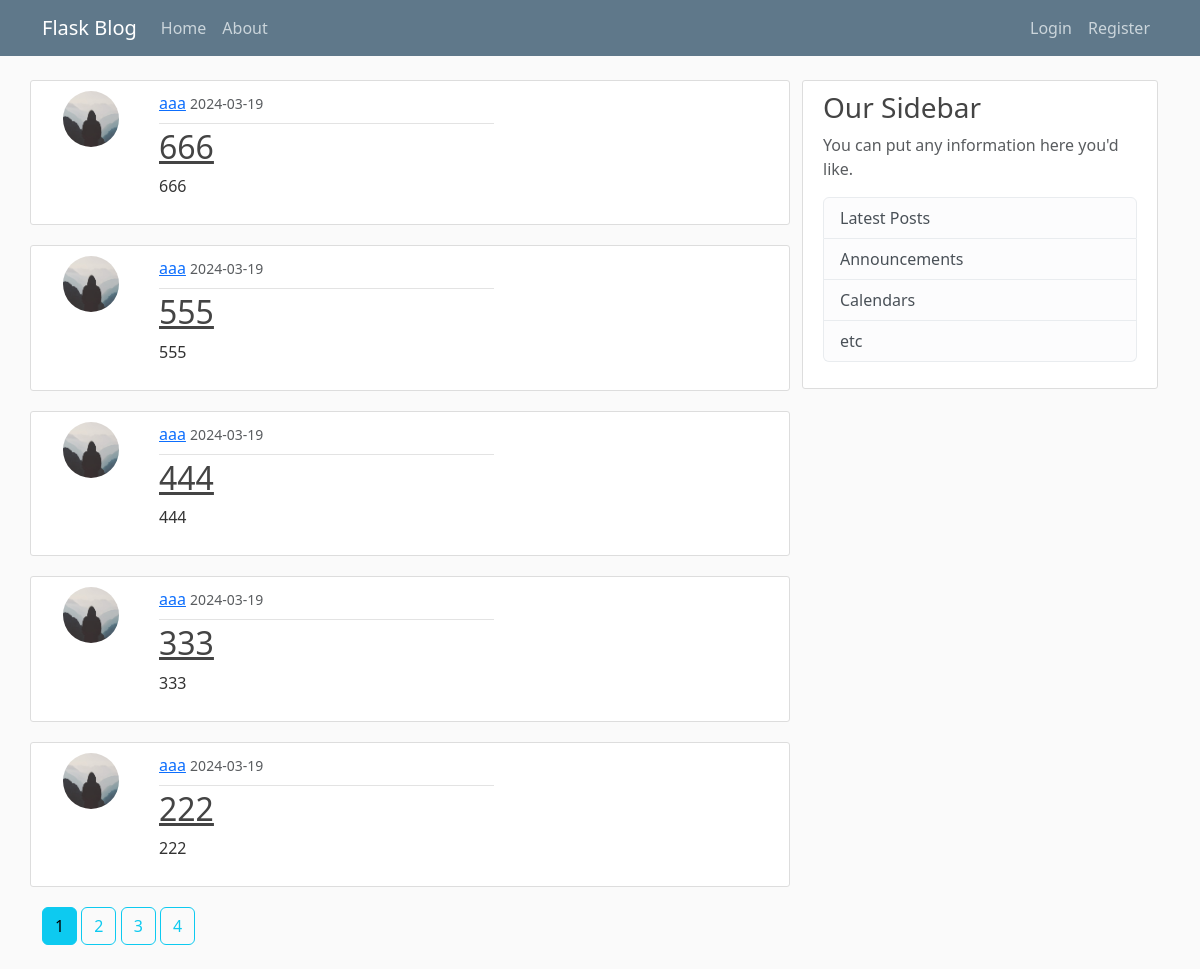
Page /home on the earlier database version.
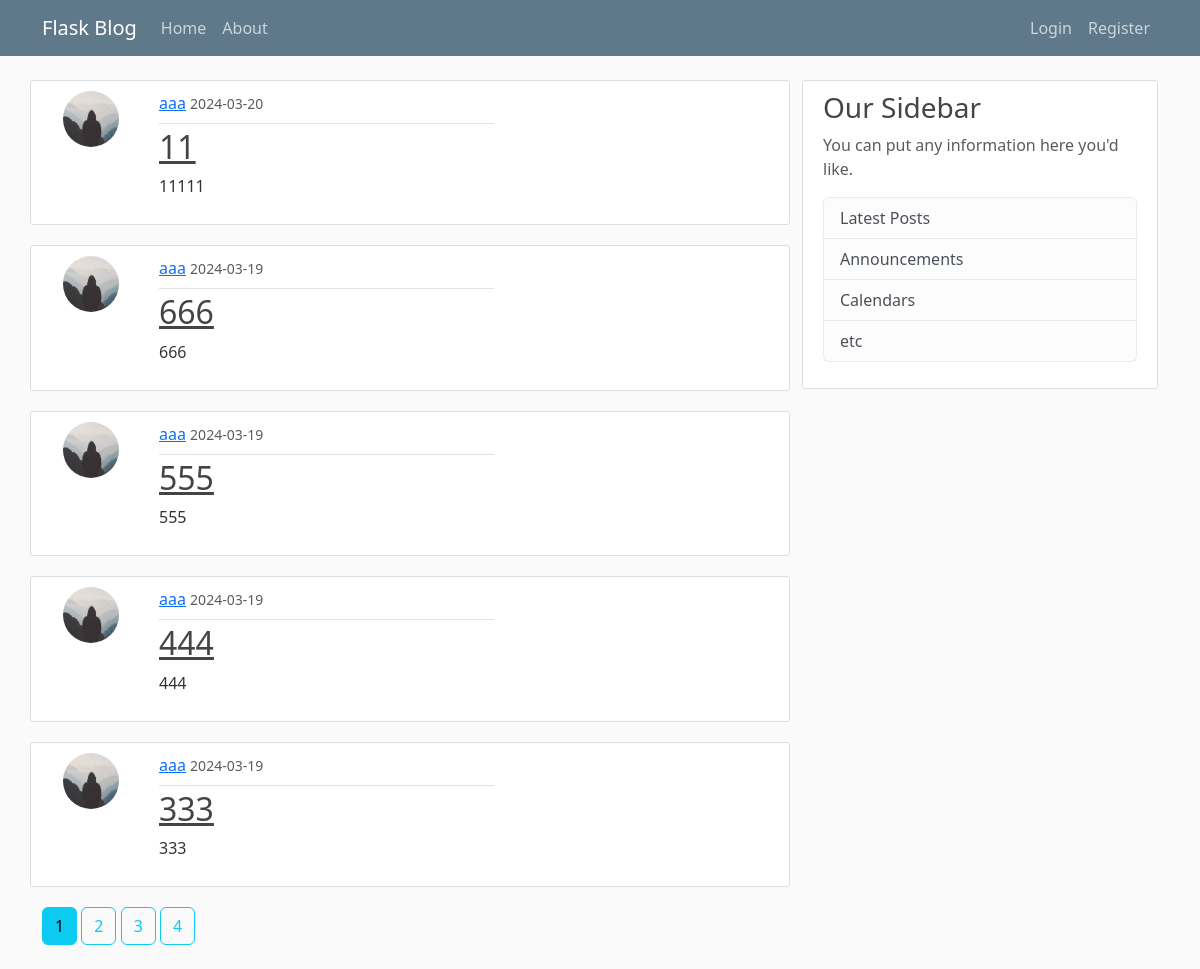
Same page on the later database version.
### flaskblog/models.py (models this page shows, shortened)
class Post(db.Model):
    id = db.Column(db.Integer, primary_key=True)
    title = db.Column(db.String(100), nullable=False)
    date_posted = db.Column(db.DateTime, nullable=False, default=datetime.now)
    content = db.Column(db.Text, nullable=False)
    user_id = db.Column(db.Integer, db.ForeignKey('user.id'), nullable=False)

class User(db.Model, UserMixin):
    id = db.Column(db.Integer, primary_key=True)
    username = db.Column(db.String(20), unique=True, nullable=False)
    email = db.Column(db.String(120), unique=True, nullable=False)
    image_file = db.Column(db.String(20), nullable=False, default="default.jpg")
    password = db.Column(db.String(60), nullable=False)
    posts = db.relationship("Post", backref="author", lazy=True)

### flaskblog/main/routes.py (the view)
@main.route("/")
@main.route("/home")
def home():
    page = request.args.get("page", 1, type=int)
    posts = Post.query.order_by(Post.date_posted.desc()).paginate(page=page, per_page=5)
    return render_template("home.html", posts=posts)

### flaskblog/templates/home.html
{% extends "layout.html" %}
{% block content %}
  {% for post in posts.items %}
    <article class="media content-section row">
      <img class="rounded-circle article-img h-100 col-sm-6" src="{{ url_for('static', filename='profile_pics/' + post.author.image_file) }}"/>
      <div class="media-body col-sm-6">
        <div class="article-metadata pb-2">
          <a class="mr-2" href="{{ url_for('users.user_posts', username=post.author.username) }}">{{ post.author.username }}</a>
          <small class="text-muted">{{ post.date_posted.strftime("%Y-%m-%d") }}</small>
        </div>
        <h2><a class="article-title" href="{{ url_for('posts.post', post_id=post.id) }}">{{ post.title }}</a></h2>
        <p class="article-content">{{ post.content }}</p>
      </div>
    </article>
  {% endfor %}
  {% for page_num in posts.iter_pages(left_edge=1, right_edge=1, left_current=1, right_current=2) %}
    {% if page_num %}
      {% if posts.page == page_num %}
        <a class="btn btn-info mb-4" href="{{ url_for('main.home', page=page_num) }}">{{ page_num }}</a>
      {% else %}
        <a class="btn btn-outline-info mb-4" href="{{ url_for('main.home', page=page_num) }}">{{ page_num }}</a>
      {% endif %}
    {% else %}
      ...
    {% endif %}
  {% endfor %}
{% endblock content %}

Differences in the rows shown:
no longer on this page (row unchanged): Post: image_file (picture), author.username "aaa", date_posted "2024-03-19", title "222", content "222"
added Post: image_file (picture), author.username "aaa", date_posted "2024-03-20", title "11", content "11111"
